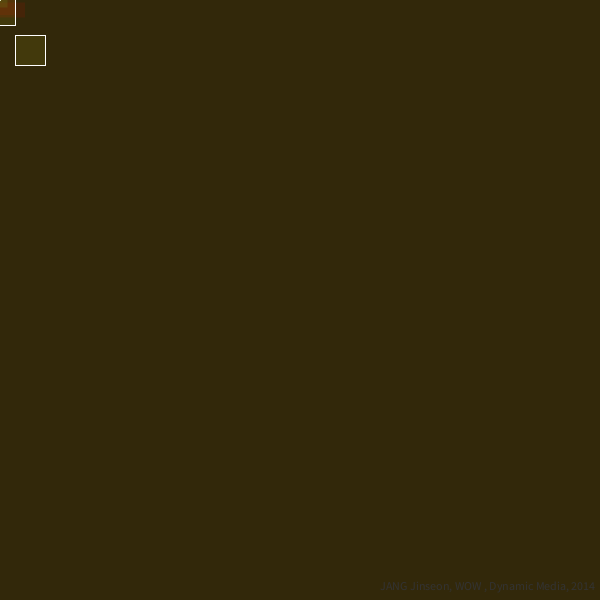
Frame 1 (no input)
Frame 60 (the mouse pressed at the canvas centre just before this capture): identical to frame 1, image omitted
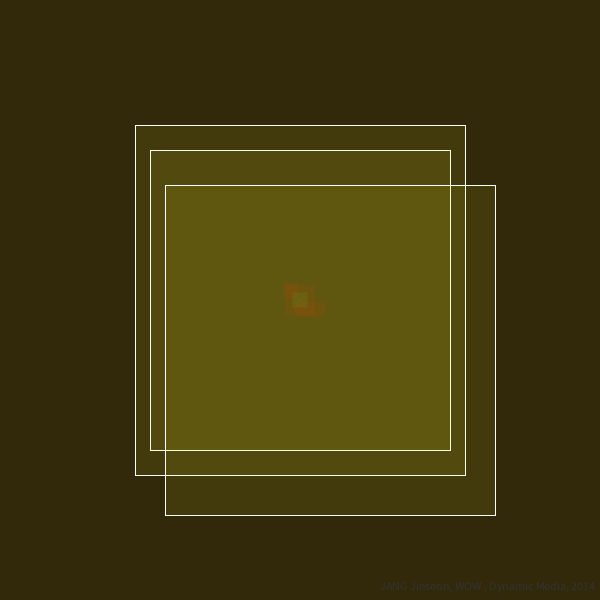
Frame 120 (the mouse held since frame 60 and released just before this capture)

The Processing sketch that drew these frames (run headless with seeded random() and noise(); from frame 60 on, the mouse is pressed at the canvas centre):

// Processing sketch: processing_148768
// ── processing_148768.pde

float xLast;
float yLast;
boolean switchStroke = true;
boolean switchRotation = true;
boolean onOff = true;
boolean backGround = true;


void setup() {
  size(600, 600);
  smooth();
  background(100);
  frameRate(10);
}

void draw() {
  rectMode(CENTER);
  noStroke();
  fill(150, 20, 0, 50);

  if (backGround) background(50,40,10);
  if (!backGround) background(100);

  
  
  rectMode(CENTER);
  rect(mouseX+10, mouseY+10, 30, 15);
  rect(mouseX-10, mouseY-10, 15, 15);
  rect(mouseX, mouseY, 30, 30);
  fill(200, 30, 100, 15);
  stroke(230, 40);
  line(mouseX, mouseY, pmouseX, pmouseY);
  fill(250, 255, 40, 20);
  stroke(255);
  rect(mouseX, mouseY, xLast, yLast);
  rect(xLast, yLast, mouseX+30, mouseY+50);
  rect( mouseX+30, mouseY+50, mouseX+30, mouseY+30);
  noStroke();
  fill(100,150,30,50);
  rect(xLast, yLast,15,15);
  xLast=pmouseX;
  yLast=pmouseY;
  title();
  }



void title() { 
  fill(50);
  textAlign(RIGHT);
  text("JANG Jinseon, WOW , Dynamic Media, 2014", width-5, height-10);
}

void keyPressed() {
  
  if (key==' ') onOff = !onOff;
  if (onOff) loop();
  if (!onOff) noLoop();

  if (key=='0') switchStroke = !switchStroke;

  if (keyCode==TAB) backGround = !backGround;
}
